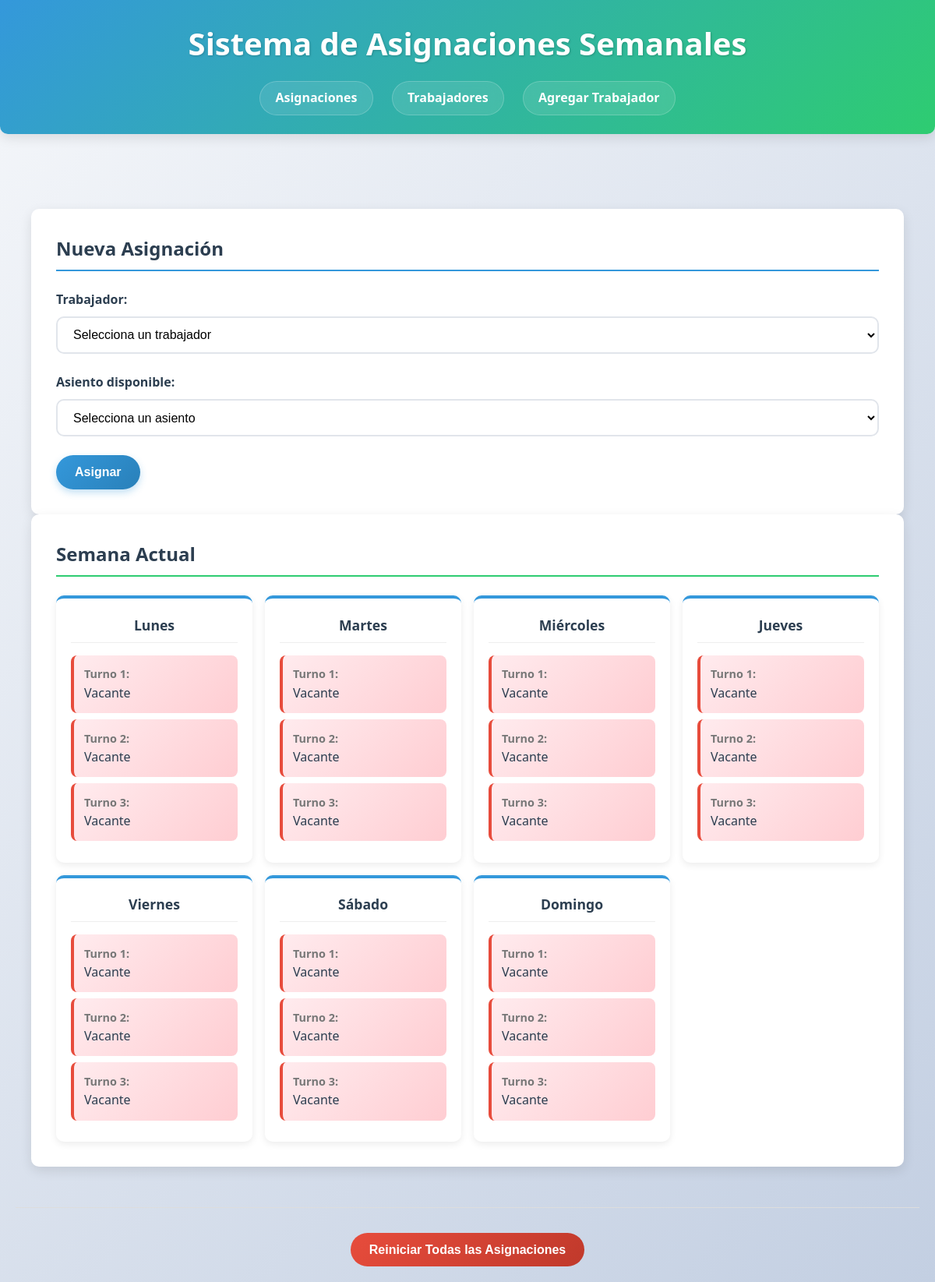
The app's page /schedule/ (signed in) with its own data.
### schedule/models.py (models this page shows, shortened)
class Day(models.Model):
    day_of_week = models.CharField(
        "día de la semana",
        max_length=10,
        choices=[
            ('Lun', 'Lunes'),
            ('Mar', 'Martes'),
            ('Mié', 'Miércoles'),
            ('Jue', 'Jueves'),
            ('Vie', 'Viernes'),
            ('Sáb', 'Sábado'),
            ('Dom', 'Domingo'),
        ],
        unique=True
    )
    class Meta:
        verbose_name = "Día"
        verbose_name_plural = "Días"
        ordering = ['id']

class Seat(models.Model):
    day = models.ForeignKey(
        Day,
        verbose_name="día",
        on_delete=models.CASCADE,
        related_name='seats'
    )
    worker = models.ForeignKey(
        Worker,
        verbose_name="trabajador",
        on_delete=models.SET_NULL,
        null=True, blank=True,
        related_name='seats'
    )
    position = models.PositiveSmallIntegerField("posición", default=1)
    class Meta:
        verbose_name = "Asiento"
        verbose_name_plural = "Asientos"
        unique_together = ['day', 'position']
        ordering = ['day', 'position']

### schedule/views.py (the view, shortened to what this page needs)
# urls.py: path('', views.SeatListView.as_view(), name='seat_list'),
class SeatListView(View):
    def get(self, request):
        days = Day.objects.prefetch_related('seats__worker').all().order_by('id')
        available_workers = Worker.objects.filter(seats__isnull=True)
        return render(request, 'schedule/seat_list.html', {
            'days': days,
            'workers': available_workers
        })

### schedule/templates/schedule/seat_list.html (shortened to what this page needs)
{% extends 'schedule/base.html' %}
{% block content %}
<div class="container">
    <div class="assignment-form">
        <h2>Nueva Asignación</h2>
        <form method="post" action="">
            <div class="form-group">
                <label for="worker">Trabajador:</label>
                <select name="worker" id="worker" required>
                    <option value="">Selecciona un trabajador</option>
                </select>
            </div>
            <div class="form-group">
                <label for="seat">Asiento disponible:</label>
                <select name="seat" id="seat" required>
                    <option value="">Selecciona un asiento</option>
                </select>
            </div>
            <button type="submit" class="btn btn-primary">Asignar</button>
        </form>
    </div>
    <div class="calendar-container">
        <h2>Semana Actual</h2>
        <div class="calendar">
            {% for day in days %}
                <div class="day">
                    <div class="day-header">{{ day.get_day_of_week_display }}</div>
                    {% for seat in day.seats.all %}
                        <div class="time-slot {% if seat.worker %}occupied{% else %}vacant{% endif %}">
                            <span class="slot-time">Turno {{ seat.position }}:</span>
                            <span class="slot-worker">
                                {% if seat.worker %}
                                    {{ seat.worker.name }}
                                {% else %}
                                    Vacante
                                {% endif %}
                            </span>
                        </div>
                    {% endfor %}
                </div>
            {% endfor %}
        </div>
    </div>
</div>
<div class="reset-section">
    <form method="post" action="{% url 'schedule:reset_assignments' %}">
        <button type="submit" class="btn btn-delete" onclick="return confirm('¿Estás seguro de que quieres reiniciar todas las asignaciones?')">
            Reiniciar Todas las Asignaciones
        </button>
    </form>
</div>
{% endblock %}

### schedule/templates/schedule/base.html (shortened to what this page needs)
{% load static %}
<!DOCTYPE html>
<html lang="es">
<head>
    <link rel="stylesheet" href="{% static 'schedule/css/style.css' %}">
</head>
<body>
    <header>
        <h1>Sistema de Asignaciones Semanales</h1>
        <nav class="navbar">
            <a href="{% url 'schedule:seat_list' %}" class="nav-link">Asignaciones</a>
            <a href="{% url 'schedule:worker_list' %}" class="nav-link">Trabajadores</a>
            <a href="{% url 'schedule:worker_create' %}" class="nav-link">Agregar Trabajador</a>
        </nav>
    </header>
    <div class="container">
        {% block content %}
        {% endblock %}
    </div>
</body>
</html>

### schedule/static/schedule/css/style.css (style rules this page uses)
:root { --primary-color: #3498db; --primary-dark: #2980b9; --secondary-color: #2ecc71; --secondary-dark: #27ae60; --accent-color: #e74c3c; --accent-dark: #c0392b; --light-color: #f9f9f9; --dark-color: #2c3e50; --text-color: #333; --text-light: #777; --border-radius: 10px; --box-shadow: 0 5px 15px rgba(0, 0, 0, 0.1); --transition: all 0.3s ease; }
* { box-sizing: border-box; margin: 0; padding: 0; }
body { font-family: 'Segoe UI', Tahoma, Geneva, Verdana, sans-serif; background: linear-gradient(135deg, #f5f7fa 0%, #c3cfe2 100%); color: var(--text-color); line-height: 1.6; min-height: 100vh; padding: 0; }
.container { max-width: 1400px; margin: 0 auto; padding: 20px; }
header { background: linear-gradient(135deg, var(--primary-color) 0%, var(--secondary-color) 100%); color: white; padding: 1.5rem 0; text-align: center; margin-bottom: 2rem; box-shadow: var(--box-shadow); border-radius: 0 0 var(--border-radius) var(--border-radius); }
header h1 { font-size: 2.5rem; margin-bottom: 0.5rem; font-weight: 700; text-shadow: 1px 1px 3px rgba(0, 0, 0, 0.2); }
.navbar { display: flex; justify-content: center; gap: 1.5rem; margin-top: 1rem; flex-wrap: wrap; }
.nav-link { color: white; text-decoration: none; padding: 0.5rem 1.2rem; border-radius: 50px; transition: var(--transition); font-weight: 600; background: rgba(255, 255, 255, 0.1); backdrop-filter: blur(10px); border: 1px solid rgba(255, 255, 255, 0.2); }
.assignment-form { background: white; padding: 2rem; border-radius: var(--border-radius); box-shadow: var(--box-shadow); transition: var(--transition); }
.assignment-form h2 { margin-bottom: 1.5rem; color: var(--dark-color); font-weight: 600; border-bottom: 2px solid var(--primary-color); padding-bottom: 0.5rem; }
.form-group { margin-bottom: 1.5rem; }
.form-group label { display: block; margin-bottom: 0.5rem; font-weight: 600; color: var(--dark-color); }
.form-group select { width: 100%; padding: 0.8rem 1rem; border: 2px solid #e1e5eb; border-radius: var(--border-radius); font-size: 1rem; transition: var(--transition); background-color: white; }
.btn { display: inline-block; padding: 0.8rem 1.5rem; border-radius: 50px; text-decoration: none; font-weight: 600; text-align: center; cursor: pointer; transition: var(--transition); border: none; font-size: 1rem; }
.btn-primary { background: linear-gradient(135deg, var(--primary-color) 0%, var(--primary-dark) 100%); color: white; box-shadow: 0 4px 10px rgba(52, 152, 219, 0.3); }
.btn-delete { background: linear-gradient(135deg, var(--accent-color) 0%, var(--accent-dark) 100%); color: white; }
.calendar-container { background: white; padding: 2rem; border-radius: var(--border-radius); box-shadow: var(--box-shadow); }
.calendar-container h2 { margin-bottom: 1.5rem; color: var(--dark-color); font-weight: 600; border-bottom: 2px solid var(--secondary-color); padding-bottom: 0.5rem; }
.calendar { display: grid; grid-template-columns: repeat(7, 1fr); gap: 1rem; }
@media (max-width: 1200px) { .calendar { grid-template-columns: repeat(4, 1fr); } }
.day { background: white; border-radius: var(--border-radius); box-shadow: 0 3px 10px rgba(0, 0, 0, 0.08); padding: 1.2rem; transition: var(--transition); border-top: 4px solid var(--primary-color); }
.day-header { font-weight: 700; margin-bottom: 1rem; padding-bottom: 0.5rem; border-bottom: 1px solid #eee; color: var(--dark-color); text-align: center; font-size: 1.1rem; }
.time-slot { padding: 0.8rem; margin: 0.5rem 0; border-radius: 8px; display: flex; flex-direction: column; transition: var(--transition); }
.vacant { background: linear-gradient(135deg, #ffebee 0%, #ffcdd2 100%); border-left: 4px solid var(--accent-color); }
.slot-time { font-weight: 600; font-size: 0.9rem; color: var(--text-light); }
.slot-worker { font-weight: 500; color: var(--dark-color); }
.reset-section { text-align: center; margin-top: 2rem; padding-top: 2rem; border-top: 1px solid #ddd; }
.day { animation: fadeIn 0.5s ease-out; }
.day:nth-child(1) { animation-delay: 0.1s; }
.day:nth-child(2) { animation-delay: 0.2s; }
.day:nth-child(3) { animation-delay: 0.3s; }
.day:nth-child(4) { animation-delay: 0.4s; }
.day:nth-child(5) { animation-delay: 0.5s; }
.day:nth-child(6) { animation-delay: 0.6s; }
.day:nth-child(7) { animation-delay: 0.7s; }

### records on screen
Day: day_of_week "Lunes"
Seat: position "1", shows "Vacante"
Seat: position "2", shows "Vacante"
Seat: position "3", shows "Vacante"
Day: day_of_week "Martes"
Seat: position "1", shows "Vacante"
Seat: position "2", shows "Vacante"
Seat: position "3", shows "Vacante"
Day: day_of_week "Miércoles"
Seat: position "1", shows "Vacante"
Seat: position "2", shows "Vacante"
Seat: position "3", shows "Vacante"
Day: day_of_week "Jueves"
Seat: position "1", shows "Vacante"
Seat: position "2", shows "Vacante"
Seat: position "3", shows "Vacante"
Day: day_of_week "Viernes"
Seat: position "1", shows "Vacante"
Seat: position "2", shows "Vacante"
Seat: position "3", shows "Vacante"
Day: day_of_week "Sábado"
Seat: position "1", shows "Vacante"
Seat: position "2", shows "Vacante"
Seat: position "3", shows "Vacante"
Day: day_of_week "Domingo"
Seat: position "1", shows "Vacante"
Seat: position "2", shows "Vacante"
Seat: position "3", shows "Vacante"
